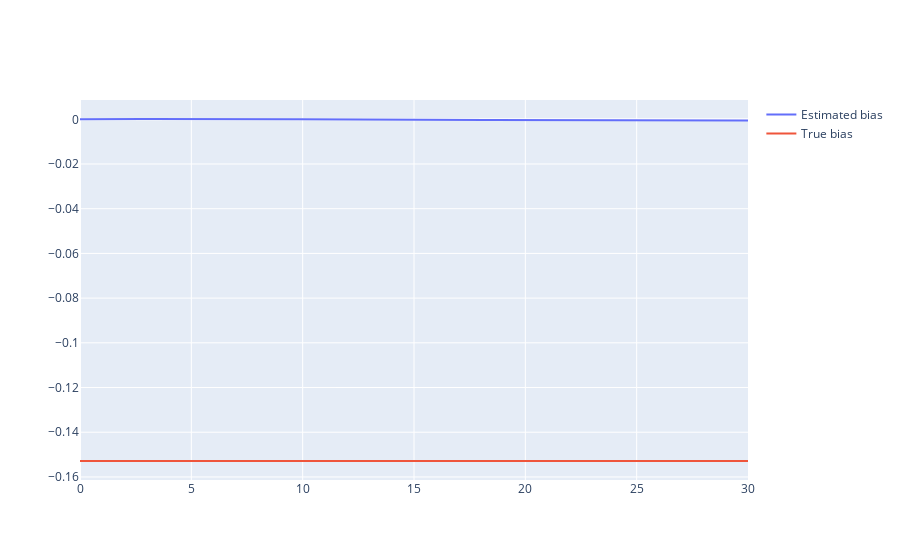
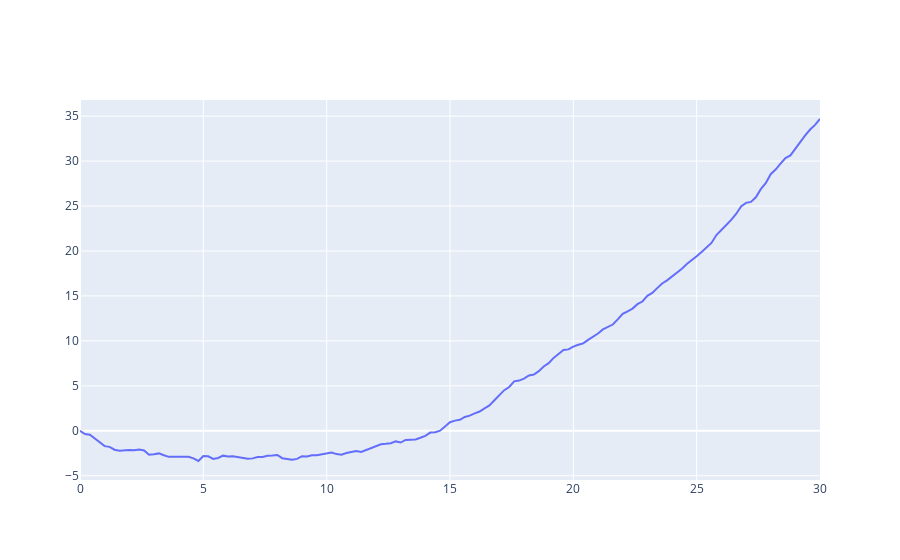

Notebook source saved alongside these figures, in order:
### Code cell
b_true, dxlist, plist, pclist, vlist, vclist, tlist = monte_carlo_run()
# print(b_true)
# print(tlist)
y = [dxlist[i][2,0] for i in range(len(dxlist))]
dp = [dxlist[i][0,0] for i in range(len(dxlist))]
dv = [dxlist[i][1,0] for i in range(len(dxlist))]
# print(y)
fig = go.Figure()
fig.add_trace(go.Scatter(x=tlist, y=y, name="Estimated bias"))
fig.add_trace(go.Scatter(x=tlist, y=[b_true for i in range(len(dxlist))], name="True bias"))
fig.show()
fig2 = go.Figure()
fig2.add_trace(go.Scatter(x=tlist, y=dp, name="Delta Position"))
# fig2.add_trace(go.Scatter(x=tlist, y=plist, name="True Position"))
# fig2.add_trace(go.Scatter(x=tlist, y=plist, name="True Position"))
# fig2.add_trace(go.Scatter(x=tlist, y=pclist, name="Computed Position"))
fig2.show()

### Figure 1 — Plotly figure (JSON) as saved in the notebook; plotly's stock layout.template omitted (floating-point values rounded to 4 significant figures; data arrays with more than 128 entries replaced by an {"elided": "..."} marker saying what was removed)
{"data": [{"name": "Estimated bias", "type": "scatter", "x": {"elided": "151 float values"}, "y": {"elided": "151 float values"}}, {"name": "True bias", "type": "scatter", "x": {"elided": "151 float values"}, "y": {"elided": "151 float values"}}], "layout": {}}

### Figure 2 — Plotly figure (JSON) as saved in the notebook; plotly's stock layout.template omitted (floating-point values rounded to 4 significant figures; data arrays with more than 128 entries replaced by an {"elided": "..."} marker saying what was removed)
{"data": [{"name": "Delta Position", "type": "scatter", "x": {"elided": "151 float values"}, "y": {"elided": "151 float values"}}], "layout": {}}
